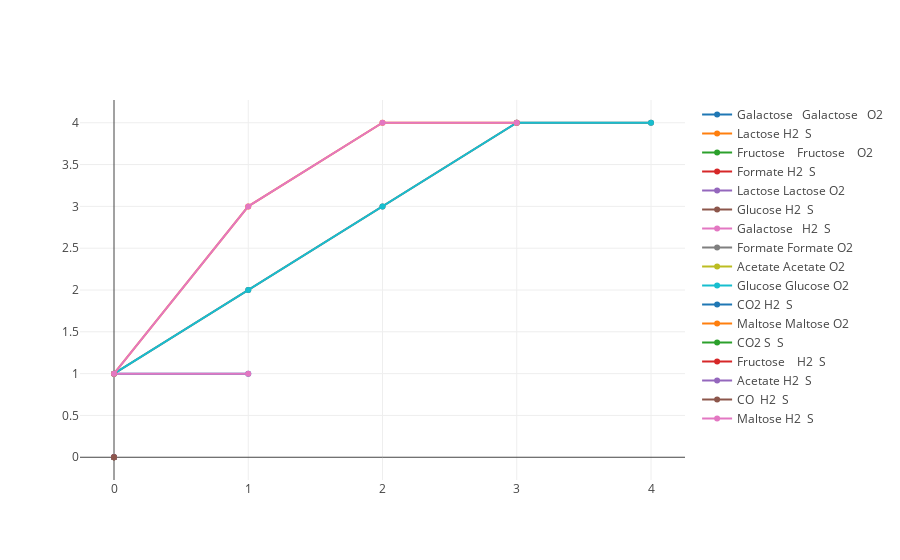

This figure's notebook cell:
### Code cell
super_plot(all_seed_dfs,'n_reactions_cumulative')

### Figure 1 — Plotly figure (JSON) as saved in the notebook; plotly's stock layout.template omitted (floating-point values rounded to 4 significant figures)
{"data": [{"mode": "lines+markers", "name": "Galactose   Galactose   O2", "textposition": "top center", "type": "scatter", "x": [0, 1], "y": [1, 1]}, {"mode": "lines+markers", "name": "Lactose H2  S", "textposition": "top center", "type": "scatter", "x": [0], "y": [0]}, {"mode": "lines+markers", "name": "Fructose    Fructose    O2", "textposition": "top center", "type": "scatter", "x": [0], "y": [0]}, {"mode": "lines+markers", "name": "Formate H2  S", "textposition": "top center", "type": "scatter", "x": [0], "y": [0]}, {"mode": "lines+markers", "name": "Lactose Lactose O2", "textposition": "top center", "type": "scatter", "x": [0], "y": [0]}, {"mode": "lines+markers", "name": "Glucose H2  S", "textposition": "top center", "type": "scatter", "x": [0, 1, 2, 3, 4], "y": [1, 2, 3, 4, 4]}, {"mode": "lines+markers", "name": "Galactose   H2  S", "textposition": "top center", "type": "scatter", "x": [0, 1], "y": [1, 1]}, {"mode": "lines+markers", "name": "Formate Formate O2", "textposition": "top center", "type": "scatter", "x": [0], "y": [0]}, {"mode": "lines+markers", "name": "Acetate Acetate O2", "textposition": "top center", "type": "scatter", "x": [0], "y": [0]}, {"mode": "lines+markers", "name": "Glucose Glucose O2", "textposition": "top center", "type": "scatter", "x": [0, 1, 2, 3, 4], "y": [1, 2, 3, 4, 4]}, {"mode": "lines+markers", "name": "CO2 H2  S", "textposition": "top center", "type": "scatter", "x": [0], "y": [0]}, {"mode": "lines+markers", "name": "Maltose Maltose O2", "textposition": "top center", "type": "scatter", "x": [0, 1, 2, 3], "y": [1, 3, 4, 4]}, {"mode": "lines+markers", "name": "CO2 S  S", "textposition": "top center", "type": "scatter", "x": [0], "y": [0]}, {"mode": "lines+markers", "name": "Fructose    H2  S", "textposition": "top center", "type": "scatter", "x": [0], "y": [0]}, {"mode": "lines+markers", "name": "Acetate H2  S", "textposition": "top center", "type": "scatter", "x": [0], "y": [0]}, {"mode": "lines+markers", "name": "CO  H2  S", "textposition": "top center", "type": "scatter", "x": [0], "y": [0]}, {"mode": "lines+markers", "name": "Maltose H2  S", "textposition": "top center", "type": "scatter", "x": [0, 1, 2, 3], "y": [1, 3, 4, 4]}], "layout": {"xaxis": {"autorange": true, "range": [-0.2701, 4.27], "type": "linear"}, "yaxis": {"autorange": true, "range": [-0.293, 4.293], "type": "linear"}}}
